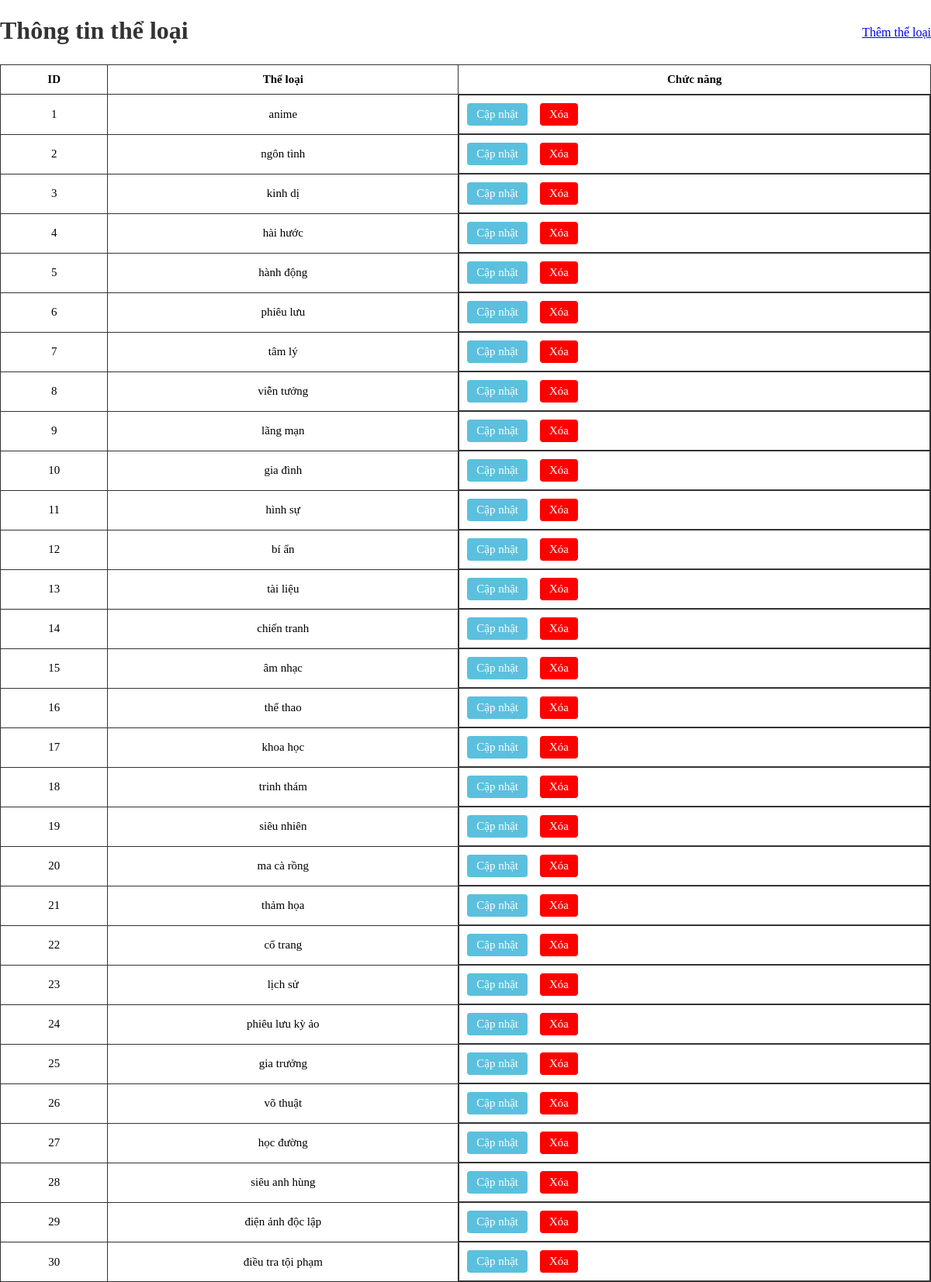
Screenshot of /buoi2/admin/theloai/theloai.php with the database file from the repository.
### tables this page shows
CREATE TABLE IF NOT EXISTS the_loai(
    id int PRIMARY KEY,
    ten_the_loai varchar(50)
    );

### buoi2/admin/theloai/theloai.php (the view, shortened to what this page needs)
<!DOCTYPE html>
<html lang="en">
<head>
<link rel="stylesheet" href="bang.css">
</head>
<body>
    <div style="display: flex; justify-content: space-between; align-items: center;">
      <h1>Thông tin thể loại</h1>
    <a class="them" href="index.php?page_layout=themtheloai">Thêm thể loại</a>
    </div>
    <table border = 1>
      <tr>
        <th>ID</th>
        <th>Thể loại</th>
        <th>Chức năng</th>
      </tr>
      <?php
      include ("connect.php");
      $sql = "SELECT * FROM the_loai";
      $result = mysqli_query($conn, $sql);
      while($row = mysqli_fetch_array($result)){
      ?>
      <tr>
        <td><?php echo $row["id"]?></td>
        <td><?php echo $row["ten_the_loai"]?></td>
        <td class="sua-xoa">
    <a class="sua" href="index.php?page_layout=capnhattheloai&id=<?php echo $row['id']?>&tentheloai=<?php echo $row["ten_the_loai"]?>">Cập nhật</a>
    <a class="xoa" href="xoatheloai.php?id=<?php echo $row['id']?>">Xóa</a>
        </td>
      </tr>
      <?php } ?>
    </table>
</body>
</html>

### buoi2/admin/bang.css (style rules this page uses)
body { margin: 0; }
h1 { text-align: center; margin-bottom: 25px; font-size: 32px; color: #333; }
table { width: 100%; border-collapse: collapse; background: white; border: 1px solid #333; }
table th { border: 1px solid #333; padding: 10px; font-size: 15px; background-color: (249, 228, 232, 1) rgba; }
table td { border: 1px solid #333; padding: 10px; font-size: 15px; text-align: center; }
.sua { padding: 6px 12px; background: #5bc0de; border: none; border-radius: 4px; color: white; cursor: pointer; margin-right: 8px; text-decoration: none; }
.xoa { padding: 6px 12px; background: red; color: white; border-radius: 4px; text-decoration: none; }
.sua-xoa { display: flex; align-items: center; gap: 8px; }

### rows the page displays
the_loai: id "1", ten_the_loai "anime"
the_loai: id "2", ten_the_loai "ngôn tình"
the_loai: id "3", ten_the_loai "kinh dị"
the_loai: id "4", ten_the_loai "hài hước"
the_loai: id "5", ten_the_loai "hành động"
the_loai: id "6", ten_the_loai "phiêu lưu"
the_loai: id "7", ten_the_loai "tâm lý"
the_loai: id "8", ten_the_loai "viễn tưởng"
the_loai: id "9", ten_the_loai "lãng mạn"
the_loai: id "10", ten_the_loai "gia đình"
the_loai: id "11", ten_the_loai "hình sự"
the_loai: id "12", ten_the_loai "bí ẩn"
the_loai: id "13", ten_the_loai "tài liệu"
the_loai: id "14", ten_the_loai "chiến tranh"
the_loai: id "15", ten_the_loai "âm nhạc"
the_loai: id "16", ten_the_loai "thể thao"
the_loai: id "17", ten_the_loai "khoa học"
the_loai: id "18", ten_the_loai "trinh thám"
the_loai: id "19", ten_the_loai "siêu nhiên"
the_loai: id "20", ten_the_loai "ma cà rồng"
the_loai: id "21", ten_the_loai "thảm họa"
the_loai: id "22", ten_the_loai "cổ trang"
the_loai: id "23", ten_the_loai "lịch sử"
the_loai: id "24", ten_the_loai "phiêu lưu kỳ ảo"
the_loai: id "25", ten_the_loai "gia trưởng"
the_loai: id "26", ten_the_loai "võ thuật"
the_loai: id "27", ten_the_loai "học đường"
the_loai: id "28", ten_the_loai "siêu anh hùng"
the_loai: id "29", ten_the_loai "điện ảnh độc lập"
the_loai: id "30", ten_the_loai "điều tra tội phạm"
